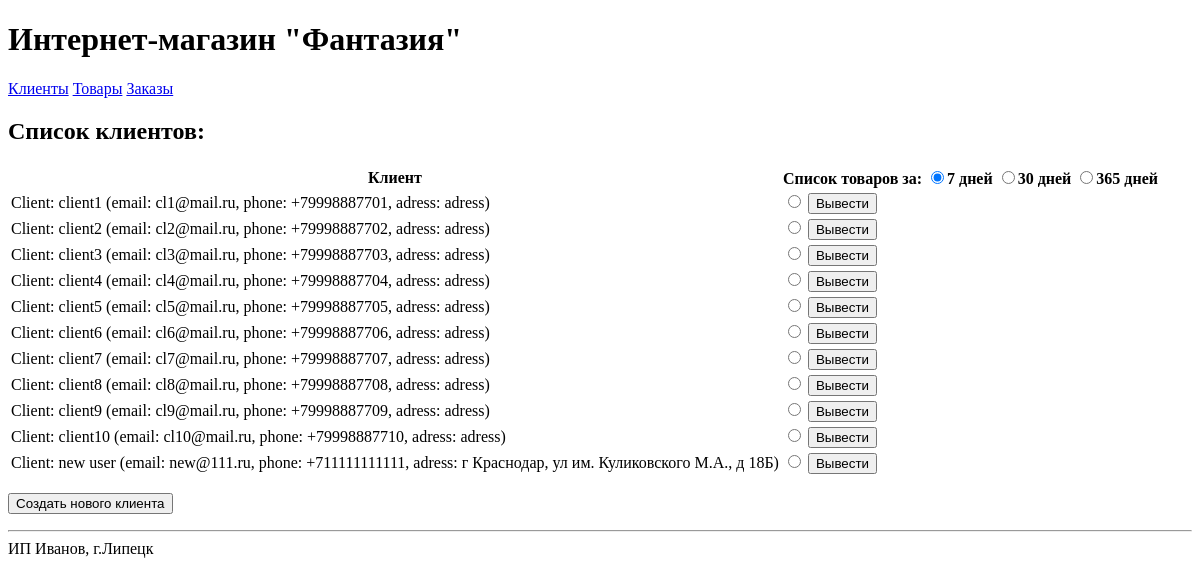
The page /magazin3/clients/ on the database as committed earlier.
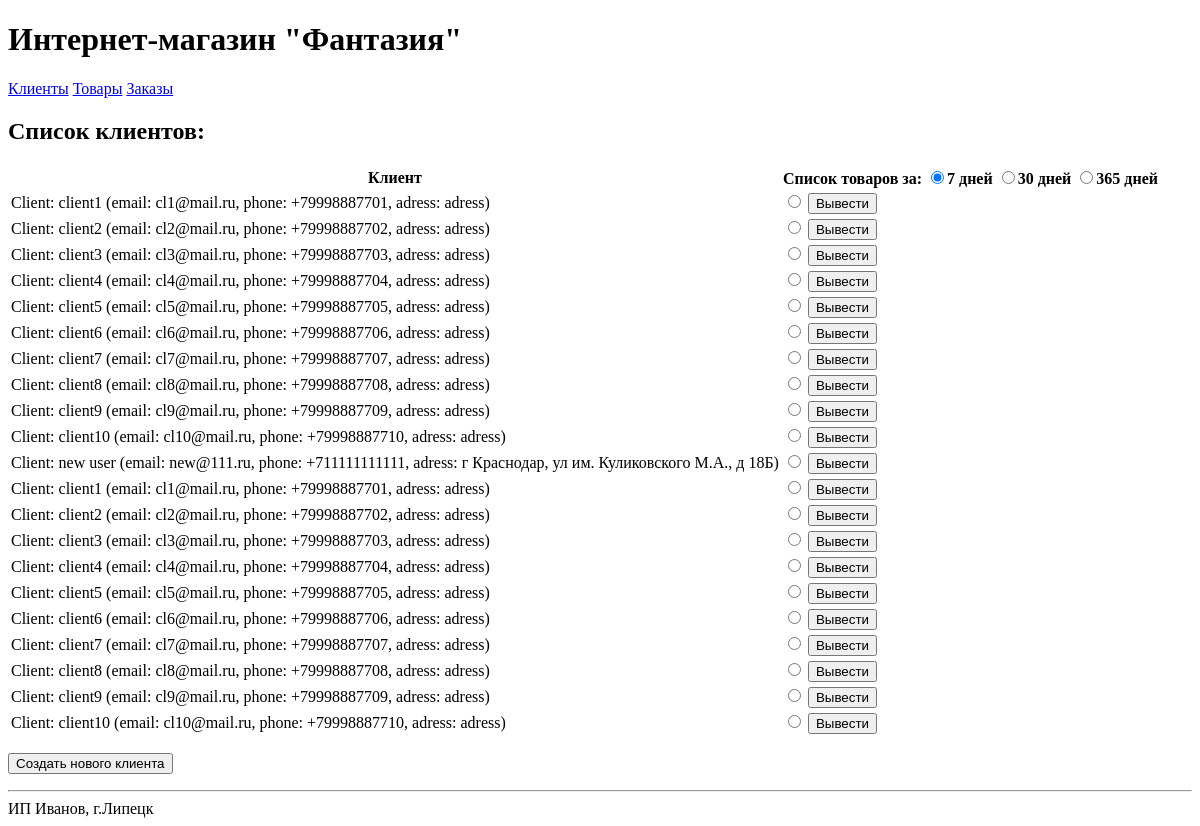
The same page on the database as committed later.
### thirdapp/models.py (models this page shows)
class Client(models.Model):
    name = models.CharField(max_length=100)
    email = models.EmailField()
    phonenumber = models.CharField(max_length=12)
    adress = models.CharField(max_length=500)
    date_registration = models.DateTimeField(auto_now_add=True)
    def __str__(self):
        return f'Client: {self.name} (email: {self.email}, phone: {self.phonenumber},\nadress: {self.adress})'

### thirdapp/views.py (the view)
# urls.py: path('clients/', views.read_clients, name='read_clients'),
def read_clients(request):
    list_clients = Client.objects.all()
    context = {'list_clients': list_clients}
    return render(request, 'thirdapp/clients.html', context)

### thirdapp/templates/thirdapp/clients.html (shortened to what this page needs)
{% extends 'base.html' %}
{% block content %}
<h2>Cписок клиентов:</h2>
<form method="POST" action="/products/">
    <table>
        <thead>
            <th>Клиент</th>
            <th>
                Список товаров за:
                <input type="radio" name="days_report" value=7 checked>7 дней
                <input type="radio" name="days_report" value=30>30 дней
                <input type="radio" name="days_report" value=365>365 дней
            </th>
        </thead>
        {% for  client in list_clients %}
        <tr>
            <td>{{ client }}</td>
            <td>
                <input type="radio" name="client_id" value="{{client.id}}"/>
                <button>Вывести</button>
            </td>
        </tr>
        {% endfor %}
    </table>
</form>
<p>
    <form method="POST" action="create_client/">
        <button class="form_auth_button" type="submit" name="create_client">Создать нового клиента</button>
    </form>
</p>
{% endblock %}

Rows that differ between the two databases and show on the page:
added Client: name+email+phonenumber "Client: client1 (email: cl1@mail.ru, phone: +79998887701, adress: adress)"
added Client: name+email+phonenumber "Client: client2 (email: cl2@mail.ru, phone: +79998887702, adress: adress)"
added Client: name+email+phonenumber "Client: client3 (email: cl3@mail.ru, phone: +79998887703, adress: adress)"
added Client: name+email+phonenumber "Client: client4 (email: cl4@mail.ru, phone: +79998887704, adress: adress)"
added Client: name+email+phonenumber "Client: client5 (email: cl5@mail.ru, phone: +79998887705, adress: adress)"
added Client: name+email+phonenumber "Client: client6 (email: cl6@mail.ru, phone: +79998887706, adress: adress)"
added Client: name+email+phonenumber "Client: client7 (email: cl7@mail.ru, phone: +79998887707, adress: adress)"
added Client: name+email+phonenumber "Client: client8 (email: cl8@mail.ru, phone: +79998887708, adress: adress)"
added Client: name+email+phonenumber "Client: client9 (email: cl9@mail.ru, phone: +79998887709, adress: adress)"
added Client: name+email+phonenumber "Client: client10 (email: cl10@mail.ru, phone: +79998887710, adress: adress)"
